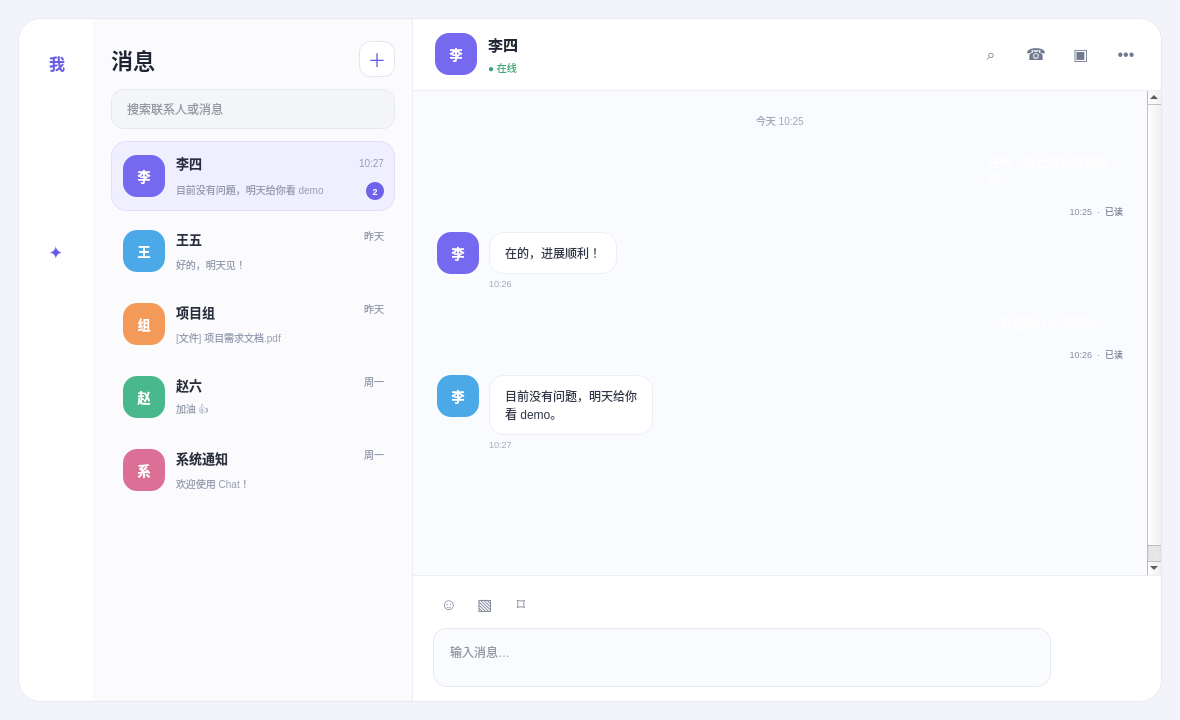
<?xml version="1.0" encoding="UTF-8"?>
<ui version="4.0">
 <class>LogicDialog</class>
 <widget class="QDialog" name="LogicDialog">
  <property name="geometry">
   <rect><x>0</x><y>0</y><width>1180</width><height>720</height></rect>
  </property>
  <property name="minimumSize">
   <size><width>980</width><height>620</height></size>
  </property>
  <property name="windowTitle"><string>Chat · 会话</string></property>
  <property name="styleSheet">
   <string notr="true">#LogicDialog {
    background: #f3f4f9;
}
#rootFrame {
    background: #ffffff;
    border: 1px solid #e7e9f2;
    border-radius: 22px;
}
#sideBar {
    background: qlineargradient(x1:0, y1:0, x2:0, y2:1,
                                stop:0 #5f6ff2, stop:1 #7759e8);
    border-top-left-radius: 22px;
    border-bottom-left-radius: 22px;
}
#profileBadge {
    min-width: 44px;
    max-width: 44px;
    min-height: 44px;
    max-height: 44px;
    border-radius: 15px;
    background: rgba(255, 255, 255, 242);
    color: #685de9;
    font-size: 16px;
    font-weight: 700;
}
#messageNav, #contactNav, #favoriteNav, #settingsNav {
    min-width: 42px;
    max-width: 42px;
    min-height: 42px;
    max-height: 42px;
    border: none;
    border-radius: 14px;
    color: rgba(255, 255, 255, 199);
    background: transparent;
    font-size: 18px;
}
#messageNav {
    color: #665be7;
    background: rgba(255, 255, 255, 242);
}
#messageNav:hover, #contactNav:hover, #favoriteNav:hover, #settingsNav:hover {
    color: #ffffff;
    background: rgba(255, 255, 255, 43);
}
#conversationPanel {
    background: #fbfbfe;
    border-right: 1px solid #eceef4;
}
#conversationTitle {
    color: #1f2435;
    font-size: 22px;
    font-weight: 700;
}
#addConversationButton {
    min-width: 34px;
    max-width: 34px;
    min-height: 34px;
    max-height: 34px;
    border: 1px solid #e4e6ef;
    border-radius: 11px;
    color: #675de8;
    background: #ffffff;
    font-size: 18px;
}
#addConversationButton:hover {
    background: #f3f1ff;
    border-color: #d6d1ff;
}
#searchEdit {
    min-height: 38px;
    border: 1px solid #e7e9f1;
    border-radius: 12px;
    padding: 0 13px;
    color: #33384a;
    background: #f4f5f9;
    font-size: 12px;
}
#searchEdit:focus {
    border-color: #756bf0;
    background: #ffffff;
}
#conversationScroll {
    border: none;
    background: transparent;
}
#conversationScrollWidget {
    background: transparent;
}
#activeConversation {
    background: #efefff;
    border: 1px solid #e1defe;
    border-radius: 15px;
}
#conversationTwo, #conversationThree, #conversationFour, #conversationFive {
    background: transparent;
    border: 1px solid transparent;
    border-radius: 15px;
}
#conversationTwo:hover, #conversationThree:hover, #conversationFour:hover, #conversationFive:hover {
    background: #f4f5fa;
}
#avatarOne, #avatarTwo, #avatarThree, #avatarFour, #avatarFive, #chatAvatar, #messageAvatarOne, #messageAvatarTwo {
    min-width: 42px;
    max-width: 42px;
    min-height: 42px;
    max-height: 42px;
    border-radius: 14px;
    color: #ffffff;
    font-size: 13px;
    font-weight: 700;
}
#avatarOne, #chatAvatar, #messageAvatarOne { background: #7569ef; }
#avatarTwo { background: #4ba9e8; }
#avatarThree { background: #f49a58; }
#avatarFour { background: #49b88c; }
#avatarFive { background: #dc6f95; }
#messageAvatarTwo { background: #4ba9e8; }
#conversationNameOne, #conversationNameTwo, #conversationNameThree, #conversationNameFour, #conversationNameFive {
    color: #292e3e;
    font-size: 13px;
    font-weight: 600;
}
#conversationPreviewOne, #conversationPreviewTwo, #conversationPreviewThree, #conversationPreviewFour, #conversationPreviewFive,
#conversationTimeOne, #conversationTimeTwo, #conversationTimeThree, #conversationTimeFour, #conversationTimeFive {
    color: #969daf;
    font-size: 10px;
}
#unreadBadge {
    min-width: 18px;
    max-width: 18px;
    min-height: 18px;
    max-height: 18px;
    border-radius: 9px;
    background: #6e63e9;
    color: #ffffff;
    font-size: 9px;
    font-weight: 700;
}
#chatPanel {
    background: #ffffff;
    border-top-right-radius: 22px;
    border-bottom-right-radius: 22px;
}
#chatHeader {
    background: #ffffff;
    border-bottom: 1px solid #eceef4;
    border-top-right-radius: 22px;
}
#chatName {
    color: #232838;
    font-size: 15px;
    font-weight: 700;
}
#chatStatus {
    color: #36a875;
    font-size: 10px;
}
#searchChatButton, #callButton, #videoButton, #moreButton {
    min-width: 34px;
    max-width: 34px;
    min-height: 34px;
    max-height: 34px;
    border: none;
    border-radius: 11px;
    background: transparent;
    color: #727a90;
    font-size: 16px;
}
#searchChatButton:hover, #callButton:hover, #videoButton:hover, #moreButton:hover {
    background: #f3f4f8;
    color: #5f56da;
}
#messageScroll {
    border: none;
    background: #fafbfe;
}
#messageScrollWidget {
    background: #fafbfe;
}
#dateLabel {
    color: #a1a7b7;
    font-size: 10px;
}
#incomingBubbleOne, #incomingBubbleTwo {
    background: #ffffff;
    border: 1px solid #eceef4;
    border-radius: 15px;
}
#outgoingBubbleOne, #outgoingBubbleTwo {
    background: qlineargradient(x1:0, y1:0, x2:1, y2:0,
                                stop:0 #5d7df5, stop:1 #8062e9);
    border: none;
    border-radius: 15px;
}
#incomingTextOne, #incomingTextTwo {
    color: #303547;
    font-size: 12px;
}
#outgoingTextOne, #outgoingTextTwo {
    color: #ffffff;
    font-size: 12px;
}
#incomingTimeOne, #incomingTimeTwo, #outgoingTimeOne, #outgoingTimeTwo {
    color: #a3a9b8;
    font-size: 9px;
}
#outgoingTimeOne, #outgoingTimeTwo {
    color: #858ca0;
}
#composerFrame {
    background: #ffffff;
    border-top: 1px solid #eceef4;
    border-bottom-right-radius: 22px;
}
#emojiButton, #imageButton, #fileButton {
    min-width: 32px;
    max-width: 32px;
    min-height: 32px;
    max-height: 32px;
    border: none;
    border-radius: 10px;
    background: transparent;
    color: #7b8296;
    font-size: 16px;
}
#emojiButton:hover, #imageButton:hover, #fileButton:hover {
    background: #f2f3f8;
    color: #6359df;
}
#messageEdit {
    border: 1px solid #e5e8f0;
    border-radius: 14px;
    padding: 10px 12px;
    background: #fafbfe;
    color: #2d3244;
    font-size: 12px;
}
#messageEdit:focus {
    border-color: #766bf0;
    background: #ffffff;
}
#sendButton {
    min-width: 78px;
    min-height: 40px;
    border: none;
    border-radius: 13px;
    color: #ffffff;
    font-size: 12px;
    font-weight: 700;
    background: qlineargradient(x1:0, y1:0, x2:1, y2:0,
                                stop:0 #527af3, stop:1 #855ee8);
}
#sendButton:hover {
    background: #665ae3;
}</string>
  </property>
  <layout class="QVBoxLayout" name="dialogOuterLayout">
   <property name="leftMargin"><number>18</number></property>
   <property name="topMargin"><number>18</number></property>
   <property name="rightMargin"><number>18</number></property>
   <property name="bottomMargin"><number>18</number></property>
   <item>
    <widget class="QFrame" name="rootFrame">
     <property name="frameShape"><enum>QFrame::NoFrame</enum></property>
     <layout class="QHBoxLayout" name="rootLayout">
      <property name="spacing"><number>0</number></property>
      <property name="leftMargin"><number>0</number></property>
      <property name="topMargin"><number>0</number></property>
      <property name="rightMargin"><number>0</number></property>
      <property name="bottomMargin"><number>0</number></property>
      <item>
       <widget class="QFrame" name="sideBar">
        <property name="minimumSize"><size><width>74</width><height>0</height></size></property>
        <property name="maximumSize"><size><width>74</width><height>16777215</height></size></property>
        <property name="frameShape"><enum>QFrame::NoFrame</enum></property>
        <layout class="QVBoxLayout" name="sideLayout">
         <property name="spacing"><number>13</number></property>
         <property name="leftMargin"><number>16</number></property>
         <property name="topMargin"><number>22</number></property>
         <property name="rightMargin"><number>16</number></property>
         <property name="bottomMargin"><number>22</number></property>
         <item alignment="Qt::AlignHCenter"><widget class="QLabel" name="profileBadge"><property name="text"><string>我</string></property><property name="alignment"><set>Qt::AlignCenter</set></property></widget></item>
         <item><spacer name="sideTopSpacer"><property name="orientation"><enum>Qt::Vertical</enum></property><property name="sizeHint" stdset="0"><size><width>20</width><height>20</height></size></property></spacer></item>
         <item alignment="Qt::AlignHCenter"><widget class="QPushButton" name="messageNav"><property name="text"><string>✦</string></property><property name="toolTip"><string>消息</string></property><property name="cursor"><cursorShape>PointingHandCursor</cursorShape></property></widget></item>
         <item alignment="Qt::AlignHCenter"><widget class="QPushButton" name="contactNav"><property name="text"><string>◎</string></property><property name="toolTip"><string>联系人</string></property><property name="cursor"><cursorShape>PointingHandCursor</cursorShape></property></widget></item>
         <item alignment="Qt::AlignHCenter"><widget class="QPushButton" name="favoriteNav"><property name="text"><string>☆</string></property><property name="toolTip"><string>收藏</string></property><property name="cursor"><cursorShape>PointingHandCursor</cursorShape></property></widget></item>
         <item><spacer name="sideBottomSpacer"><property name="orientation"><enum>Qt::Vertical</enum></property><property name="sizeHint" stdset="0"><size><width>20</width><height>240</height></size></property></spacer></item>
         <item alignment="Qt::AlignHCenter"><widget class="QPushButton" name="settingsNav"><property name="text"><string>⚙</string></property><property name="toolTip"><string>设置</string></property><property name="cursor"><cursorShape>PointingHandCursor</cursorShape></property></widget></item>
        </layout>
       </widget>
      </item>
      <item>
       <widget class="QFrame" name="conversationPanel">
        <property name="minimumSize"><size><width>292</width><height>0</height></size></property>
        <property name="maximumSize"><size><width>320</width><height>16777215</height></size></property>
        <property name="frameShape"><enum>QFrame::NoFrame</enum></property>
        <layout class="QVBoxLayout" name="conversationPanelLayout">
         <property name="spacing"><number>12</number></property>
         <property name="leftMargin"><number>18</number></property>
         <property name="topMargin"><number>22</number></property>
         <property name="rightMargin"><number>18</number></property>
         <property name="bottomMargin"><number>18</number></property>
         <item>
          <layout class="QHBoxLayout" name="conversationHeaderLayout">
           <item><widget class="QLabel" name="conversationTitle"><property name="text"><string>消息</string></property></widget></item>
           <item><spacer name="conversationHeaderSpacer"><property name="orientation"><enum>Qt::Horizontal</enum></property><property name="sizeHint" stdset="0"><size><width>40</width><height>20</height></size></property></spacer></item>
           <item><widget class="QPushButton" name="addConversationButton"><property name="text"><string>＋</string></property><property name="cursor"><cursorShape>PointingHandCursor</cursorShape></property></widget></item>
          </layout>
         </item>
         <item><widget class="QLineEdit" name="searchEdit"><property name="placeholderText"><string>搜索联系人或消息</string></property><property name="clearButtonEnabled"><bool>true</bool></property></widget></item>
         <item>
          <widget class="QScrollArea" name="conversationScroll">
           <property name="widgetResizable"><bool>true</bool></property>
           <property name="horizontalScrollBarPolicy"><enum>Qt::ScrollBarAlwaysOff</enum></property>
           <widget class="QWidget" name="conversationScrollWidget">
            <property name="geometry"><rect><x>0</x><y>0</y><width>252</width><height>550</height></rect></property>
            <layout class="QVBoxLayout" name="conversationListLayout">
             <property name="spacing"><number>7</number></property>
             <property name="leftMargin"><number>0</number></property><property name="topMargin"><number>0</number></property><property name="rightMargin"><number>0</number></property><property name="bottomMargin"><number>0</number></property>
             <item>
              <widget class="QFrame" name="activeConversation">
               <property name="minimumSize"><size><width>0</width><height>70</height></size></property>
               <layout class="QHBoxLayout" name="activeConversationLayout">
                <property name="spacing"><number>11</number></property><property name="leftMargin"><number>11</number></property><property name="topMargin"><number>10</number></property><property name="rightMargin"><number>10</number></property><property name="bottomMargin"><number>10</number></property>
                <item><widget class="QLabel" name="avatarOne"><property name="text"><string>李</string></property><property name="alignment"><set>Qt::AlignCenter</set></property></widget></item>
                <item>
                 <layout class="QVBoxLayout" name="activeConversationTextLayout">
                  <property name="spacing"><number>5</number></property>
                  <item><widget class="QLabel" name="conversationNameOne"><property name="text"><string>李四</string></property></widget></item>
                  <item><widget class="QLabel" name="conversationPreviewOne"><property name="text"><string>目前没有问题，明天给你看 demo</string></property><property name="textFormat"><enum>Qt::PlainText</enum></property></widget></item>
                 </layout>
                </item>
                <item>
                 <layout class="QVBoxLayout" name="activeConversationMetaLayout">
                  <property name="spacing"><number>8</number></property>
                  <item><widget class="QLabel" name="conversationTimeOne"><property name="text"><string>10:27</string></property><property name="alignment"><set>Qt::AlignRight|Qt::AlignVCenter</set></property></widget></item>
                  <item alignment="Qt::AlignRight"><widget class="QLabel" name="unreadBadge"><property name="text"><string>2</string></property><property name="alignment"><set>Qt::AlignCenter</set></property></widget></item>
                 </layout>
                </item>
               </layout>
              </widget>
             </item>
             <item>
              <widget class="QFrame" name="conversationTwo">
               <property name="minimumSize"><size><width>0</width><height>66</height></size></property>
               <layout class="QHBoxLayout" name="conversationTwoLayout"><property name="spacing"><number>11</number></property><property name="leftMargin"><number>11</number></property><property name="topMargin"><number>9</number></property><property name="rightMargin"><number>10</number></property><property name="bottomMargin"><number>9</number></property>
                <item><widget class="QLabel" name="avatarTwo"><property name="text"><string>王</string></property><property name="alignment"><set>Qt::AlignCenter</set></property></widget></item>
                <item><layout class="QVBoxLayout" name="conversationTwoTextLayout"><property name="spacing"><number>5</number></property><item><widget class="QLabel" name="conversationNameTwo"><property name="text"><string>王五</string></property></widget></item><item><widget class="QLabel" name="conversationPreviewTwo"><property name="text"><string>好的，明天见！</string></property></widget></item></layout></item>
                <item><widget class="QLabel" name="conversationTimeTwo"><property name="text"><string>昨天</string></property><property name="alignment"><set>Qt::AlignRight|Qt::AlignTop</set></property></widget></item>
               </layout>
              </widget>
             </item>
             <item>
              <widget class="QFrame" name="conversationThree">
               <property name="minimumSize"><size><width>0</width><height>66</height></size></property>
               <layout class="QHBoxLayout" name="conversationThreeLayout"><property name="spacing"><number>11</number></property><property name="leftMargin"><number>11</number></property><property name="topMargin"><number>9</number></property><property name="rightMargin"><number>10</number></property><property name="bottomMargin"><number>9</number></property>
                <item><widget class="QLabel" name="avatarThree"><property name="text"><string>组</string></property><property name="alignment"><set>Qt::AlignCenter</set></property></widget></item>
                <item><layout class="QVBoxLayout" name="conversationThreeTextLayout"><property name="spacing"><number>5</number></property><item><widget class="QLabel" name="conversationNameThree"><property name="text"><string>项目组</string></property></widget></item><item><widget class="QLabel" name="conversationPreviewThree"><property name="text"><string>[文件] 项目需求文档.pdf</string></property></widget></item></layout></item>
                <item><widget class="QLabel" name="conversationTimeThree"><property name="text"><string>昨天</string></property><property name="alignment"><set>Qt::AlignRight|Qt::AlignTop</set></property></widget></item>
               </layout>
              </widget>
             </item>
             <item>
              <widget class="QFrame" name="conversationFour">
               <property name="minimumSize"><size><width>0</width><height>66</height></size></property>
               <layout class="QHBoxLayout" name="conversationFourLayout"><property name="spacing"><number>11</number></property><property name="leftMargin"><number>11</number></property><property name="topMargin"><number>9</number></property><property name="rightMargin"><number>10</number></property><property name="bottomMargin"><number>9</number></property>
                <item><widget class="QLabel" name="avatarFour"><property name="text"><string>赵</string></property><property name="alignment"><set>Qt::AlignCenter</set></property></widget></item>
                <item><layout class="QVBoxLayout" name="conversationFourTextLayout"><property name="spacing"><number>5</number></property><item><widget class="QLabel" name="conversationNameFour"><property name="text"><string>赵六</string></property></widget></item><item><widget class="QLabel" name="conversationPreviewFour"><property name="text"><string>加油 👍</string></property></widget></item></layout></item>
                <item><widget class="QLabel" name="conversationTimeFour"><property name="text"><string>周一</string></property><property name="alignment"><set>Qt::AlignRight|Qt::AlignTop</set></property></widget></item>
               </layout>
              </widget>
             </item>
             <item>
              <widget class="QFrame" name="conversationFive">
               <property name="minimumSize"><size><width>0</width><height>66</height></size></property>
               <layout class="QHBoxLayout" name="conversationFiveLayout"><property name="spacing"><number>11</number></property><property name="leftMargin"><number>11</number></property><property name="topMargin"><number>9</number></property><property name="rightMargin"><number>10</number></property><property name="bottomMargin"><number>9</number></property>
                <item><widget class="QLabel" name="avatarFive"><property name="text"><string>系</string></property><property name="alignment"><set>Qt::AlignCenter</set></property></widget></item>
                <item><layout class="QVBoxLayout" name="conversationFiveTextLayout"><property name="spacing"><number>5</number></property><item><widget class="QLabel" name="conversationNameFive"><property name="text"><string>系统通知</string></property></widget></item><item><widget class="QLabel" name="conversationPreviewFive"><property name="text"><string>欢迎使用 Chat！</string></property></widget></item></layout></item>
                <item><widget class="QLabel" name="conversationTimeFive"><property name="text"><string>周一</string></property><property name="alignment"><set>Qt::AlignRight|Qt::AlignTop</set></property></widget></item>
               </layout>
              </widget>
             </item>
             <item><spacer name="conversationBottomSpacer"><property name="orientation"><enum>Qt::Vertical</enum></property><property name="sizeHint" stdset="0"><size><width>20</width><height>180</height></size></property></spacer></item>
            </layout>
           </widget>
          </widget>
         </item>
        </layout>
       </widget>
      </item>
      <item>
       <widget class="QFrame" name="chatPanel">
        <property name="frameShape"><enum>QFrame::NoFrame</enum></property>
        <layout class="QVBoxLayout" name="chatPanelLayout">
         <property name="spacing"><number>0</number></property><property name="leftMargin"><number>0</number></property><property name="topMargin"><number>0</number></property><property name="rightMargin"><number>0</number></property><property name="bottomMargin"><number>0</number></property>
         <item>
          <widget class="QFrame" name="chatHeader">
           <property name="minimumSize"><size><width>0</width><height>72</height></size></property>
           <property name="maximumSize"><size><width>16777215</width><height>72</height></size></property>
           <layout class="QHBoxLayout" name="chatHeaderLayout">
            <property name="spacing"><number>11</number></property><property name="leftMargin"><number>22</number></property><property name="topMargin"><number>14</number></property><property name="rightMargin"><number>18</number></property><property name="bottomMargin"><number>14</number></property>
            <item><widget class="QLabel" name="chatAvatar"><property name="text"><string>李</string></property><property name="alignment"><set>Qt::AlignCenter</set></property></widget></item>
            <item><layout class="QVBoxLayout" name="chatNameLayout"><property name="spacing"><number>3</number></property><item><widget class="QLabel" name="chatName"><property name="text"><string>李四</string></property></widget></item><item><widget class="QLabel" name="chatStatus"><property name="text"><string>● 在线</string></property></widget></item></layout></item>
            <item><spacer name="chatHeaderSpacer"><property name="orientation"><enum>Qt::Horizontal</enum></property><property name="sizeHint" stdset="0"><size><width>40</width><height>20</height></size></property></spacer></item>
            <item><widget class="QPushButton" name="searchChatButton"><property name="text"><string>⌕</string></property><property name="toolTip"><string>搜索聊天记录</string></property><property name="cursor"><cursorShape>PointingHandCursor</cursorShape></property></widget></item>
            <item><widget class="QPushButton" name="callButton"><property name="text"><string>☎</string></property><property name="toolTip"><string>语音通话</string></property><property name="cursor"><cursorShape>PointingHandCursor</cursorShape></property></widget></item>
            <item><widget class="QPushButton" name="videoButton"><property name="text"><string>▣</string></property><property name="toolTip"><string>视频通话</string></property><property name="cursor"><cursorShape>PointingHandCursor</cursorShape></property></widget></item>
            <item><widget class="QPushButton" name="moreButton"><property name="text"><string>•••</string></property><property name="toolTip"><string>更多</string></property><property name="cursor"><cursorShape>PointingHandCursor</cursorShape></property></widget></item>
           </layout>
          </widget>
         </item>
         <item>
          <widget class="QScrollArea" name="messageScroll">
           <property name="widgetResizable"><bool>true</bool></property>
           <property name="horizontalScrollBarPolicy"><enum>Qt::ScrollBarAlwaysOff</enum></property>
           <widget class="QWidget" name="messageScrollWidget">
            <property name="geometry"><rect><x>0</x><y>0</y><width>738</width><height>478</height></rect></property>
            <layout class="QVBoxLayout" name="messageListLayout">
             <property name="spacing"><number>14</number></property><property name="leftMargin"><number>24</number></property><property name="topMargin"><number>22</number></property><property name="rightMargin"><number>24</number></property><property name="bottomMargin"><number>22</number></property>
             <item alignment="Qt::AlignHCenter"><widget class="QLabel" name="dateLabel"><property name="text"><string>今天 10:25</string></property></widget></item>
             <item>
              <layout class="QHBoxLayout" name="outgoingRowOne"><property name="spacing"><number>10</number></property><item><spacer name="outgoingSpacerOne"><property name="orientation"><enum>Qt::Horizontal</enum></property><property name="sizeHint" stdset="0"><size><width>180</width><height>20</height></size></property></spacer></item><item><layout class="QVBoxLayout" name="outgoingMessageOneLayout"><property name="spacing"><number>4</number></property><item><widget class="QFrame" name="outgoingBubbleOne"><layout class="QVBoxLayout" name="outgoingBubbleOneLayout"><property name="leftMargin"><number>15</number></property><property name="topMargin"><number>11</number></property><property name="rightMargin"><number>15</number></property><property name="bottomMargin"><number>11</number></property><item><widget class="QLabel" name="outgoingTextOne"><property name="text"><string>在吗？最近项目进展如何？</string></property><property name="wordWrap"><bool>true</bool></property></widget></item></layout></widget></item><item><widget class="QLabel" name="outgoingTimeOne"><property name="text"><string>10:25  ·  已读</string></property><property name="alignment"><set>Qt::AlignRight|Qt::AlignVCenter</set></property></widget></item></layout></item></layout>
             </item>
             <item>
              <layout class="QHBoxLayout" name="incomingRowOne"><property name="spacing"><number>10</number></property><item alignment="Qt::AlignTop"><widget class="QLabel" name="messageAvatarOne"><property name="text"><string>李</string></property><property name="alignment"><set>Qt::AlignCenter</set></property></widget></item><item><layout class="QVBoxLayout" name="incomingMessageOneLayout"><property name="spacing"><number>4</number></property><item><widget class="QFrame" name="incomingBubbleOne"><layout class="QVBoxLayout" name="incomingBubbleOneLayout"><property name="leftMargin"><number>15</number></property><property name="topMargin"><number>11</number></property><property name="rightMargin"><number>15</number></property><property name="bottomMargin"><number>11</number></property><item><widget class="QLabel" name="incomingTextOne"><property name="text"><string>在的，进展顺利！</string></property><property name="wordWrap"><bool>true</bool></property></widget></item></layout></widget></item><item><widget class="QLabel" name="incomingTimeOne"><property name="text"><string>10:26</string></property></widget></item></layout></item><item><spacer name="incomingSpacerOne"><property name="orientation"><enum>Qt::Horizontal</enum></property><property name="sizeHint" stdset="0"><size><width>220</width><height>20</height></size></property></spacer></item></layout>
             </item>
             <item>
              <layout class="QHBoxLayout" name="outgoingRowTwo"><property name="spacing"><number>10</number></property><item><spacer name="outgoingSpacerTwo"><property name="orientation"><enum>Qt::Horizontal</enum></property><property name="sizeHint" stdset="0"><size><width>180</width><height>20</height></size></property></spacer></item><item><layout class="QVBoxLayout" name="outgoingMessageTwoLayout"><property name="spacing"><number>4</number></property><item><widget class="QFrame" name="outgoingBubbleTwo"><layout class="QVBoxLayout" name="outgoingBubbleTwoLayout"><property name="leftMargin"><number>15</number></property><property name="topMargin"><number>11</number></property><property name="rightMargin"><number>15</number></property><property name="bottomMargin"><number>11</number></property><item><widget class="QLabel" name="outgoingTextTwo"><property name="text"><string>有遇到什么问题吗？</string></property><property name="wordWrap"><bool>true</bool></property></widget></item></layout></widget></item><item><widget class="QLabel" name="outgoingTimeTwo"><property name="text"><string>10:26  ·  已读</string></property><property name="alignment"><set>Qt::AlignRight|Qt::AlignVCenter</set></property></widget></item></layout></item></layout>
             </item>
             <item>
              <layout class="QHBoxLayout" name="incomingRowTwo"><property name="spacing"><number>10</number></property><item alignment="Qt::AlignTop"><widget class="QLabel" name="messageAvatarTwo"><property name="text"><string>李</string></property><property name="alignment"><set>Qt::AlignCenter</set></property></widget></item><item><layout class="QVBoxLayout" name="incomingMessageTwoLayout"><property name="spacing"><number>4</number></property><item><widget class="QFrame" name="incomingBubbleTwo"><layout class="QVBoxLayout" name="incomingBubbleTwoLayout"><property name="leftMargin"><number>15</number></property><property name="topMargin"><number>11</number></property><property name="rightMargin"><number>15</number></property><property name="bottomMargin"><number>11</number></property><item><widget class="QLabel" name="incomingTextTwo"><property name="text"><string>目前没有问题，明天给你看 demo。</string></property><property name="wordWrap"><bool>true</bool></property></widget></item></layout></widget></item><item><widget class="QLabel" name="incomingTimeTwo"><property name="text"><string>10:27</string></property></widget></item></layout></item><item><spacer name="incomingSpacerTwo"><property name="orientation"><enum>Qt::Horizontal</enum></property><property name="sizeHint" stdset="0"><size><width>180</width><height>20</height></size></property></spacer></item></layout>
             </item>
             <item><spacer name="messagesBottomSpacer"><property name="orientation"><enum>Qt::Vertical</enum></property><property name="sizeHint" stdset="0"><size><width>20</width><height>120</height></size></property></spacer></item>
            </layout>
           </widget>
          </widget>
         </item>
         <item>
          <widget class="QFrame" name="composerFrame">
           <property name="minimumSize"><size><width>0</width><height>126</height></size></property>
           <property name="maximumSize"><size><width>16777215</width><height>126</height></size></property>
           <layout class="QVBoxLayout" name="composerLayout">
            <property name="spacing"><number>8</number></property><property name="leftMargin"><number>20</number></property><property name="topMargin"><number>12</number></property><property name="rightMargin"><number>20</number></property><property name="bottomMargin"><number>14</number></property>
            <item>
             <layout class="QHBoxLayout" name="composerToolsLayout"><property name="spacing"><number>4</number></property><item><widget class="QPushButton" name="emojiButton"><property name="text"><string>☺</string></property><property name="toolTip"><string>表情</string></property><property name="cursor"><cursorShape>PointingHandCursor</cursorShape></property></widget></item><item><widget class="QPushButton" name="imageButton"><property name="text"><string>▧</string></property><property name="toolTip"><string>图片</string></property><property name="cursor"><cursorShape>PointingHandCursor</cursorShape></property></widget></item><item><widget class="QPushButton" name="fileButton"><property name="text"><string>⌑</string></property><property name="toolTip"><string>文件</string></property><property name="cursor"><cursorShape>PointingHandCursor</cursorShape></property></widget></item><item><spacer name="composerToolsSpacer"><property name="orientation"><enum>Qt::Horizontal</enum></property><property name="sizeHint" stdset="0"><size><width>40</width><height>20</height></size></property></spacer></item></layout>
            </item>
            <item>
             <layout class="QHBoxLayout" name="composerInputLayout"><property name="spacing"><number>12</number></property><item><widget class="QPlainTextEdit" name="messageEdit"><property name="placeholderText"><string>输入消息…</string></property><property name="maximumBlockCount"><number>8</number></property></widget></item><item alignment="Qt::AlignBottom"><widget class="QPushButton" name="sendButton"><property name="text"><string>发送  ↗</string></property><property name="cursor"><cursorShape>PointingHandCursor</cursorShape></property></widget></item></layout>
            </item>
           </layout>
          </widget>
         </item>
        </layout>
       </widget>
      </item>
     </layout>
    </widget>
   </item>
  </layout>
 </widget>
 <resources/>
 <connections/>
</ui>
